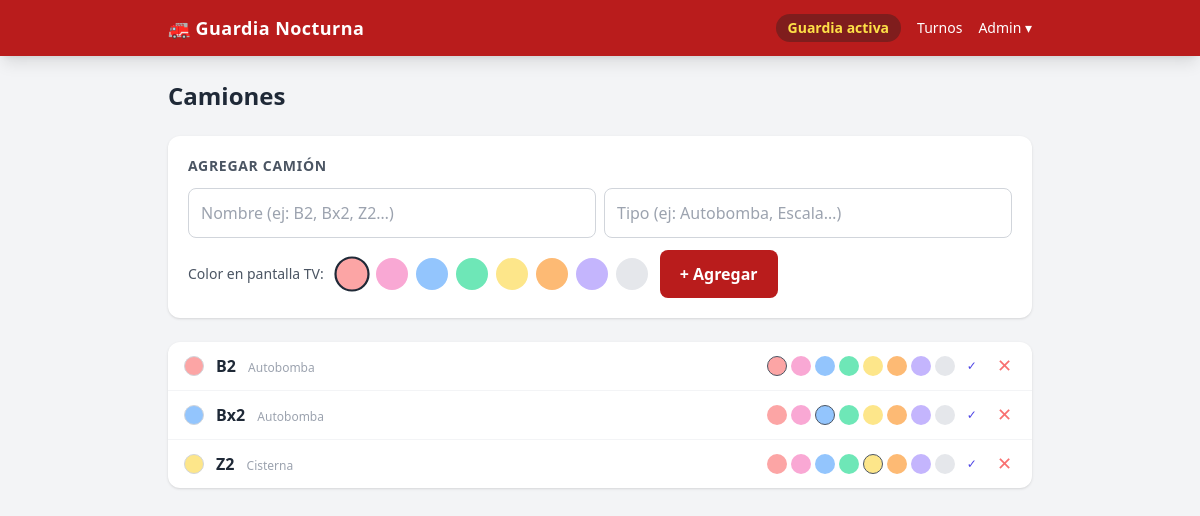
/admin/camiones, run on the app's committed database.
### tables this page shows
CREATE TABLE trucks (
                id   INTEGER PRIMARY KEY AUTOINCREMENT,
                name TEXT NOT NULL,
                type TEXT
            , color TEXT DEFAULT '#93c5fd');

### guardia/routers/trucks.py (the view)
@router.get("/camiones")
def list_trucks(request: Request):
    with get_db() as conn:
        trucks = conn.execute("SELECT * FROM trucks ORDER BY name").fetchall()
        active = get_active_shift(conn)
        return templates.TemplateResponse(
            "admin/trucks.html",
            {"request": request, "trucks": trucks, "active_shift": active, "truck_colors": TRUCK_COLORS},
        )

### templates/admin/trucks.html (shortened to what this page needs)
{% extends "base.html" %}
{% block content %}
<div class="flex items-center justify-between mb-6">
  <h1 class="text-2xl font-bold text-gray-800">Camiones</h1>
</div>
<div class="bg-white rounded-xl shadow p-5 mb-6">
  <h2 class="text-sm font-semibold text-gray-600 uppercase tracking-wider mb-3">Agregar camión</h2>
  <form method="POST" action="/admin/camiones/nuevo" class="space-y-3">
    <div class="flex gap-2 flex-wrap">
      <input type="text" name="name" required placeholder="Nombre (ej: B2, Bx2, Z2…)"
             class="flex-1 min-w-[160px] border border-gray-300 rounded-lg px-3 py-3 text-base focus:outline-none focus:ring-2 focus:ring-red-500">
      <input type="text" name="type" placeholder="Tipo (ej: Autobomba, Escala…)"
             class="flex-1 min-w-[140px] border border-gray-300 rounded-lg px-3 py-3 text-base focus:outline-none focus:ring-2 focus:ring-red-500">
    </div>
    <div class="flex items-center gap-3 flex-wrap">
      <span class="text-sm text-gray-600">Color en pantalla TV:</span>
      <div class="flex gap-2 flex-wrap">
        {% for hex, label in truck_colors %}
        <label class="cursor-pointer group" title="{{ label }}">
          <div class="w-8 h-8 rounded-full border-2 border-transparent group-has-[:checked]:border-gray-800 group-has-[:checked]:scale-110 transition"
               style="background-color: {{ hex }};"></div>
        </label>
        {% endfor %}
      </div>
      <button type="submit"
              class="bg-red-700 text-white px-5 py-3 rounded-lg font-semibold hover:bg-red-800 active:scale-95 transition">
        + Agregar
      </button>
    </div>
  </form>
</div>
{% if trucks %}
<div class="bg-white rounded-xl shadow overflow-hidden">
  <div class="divide-y divide-gray-100">
    {% for truck in trucks %}
    <div class="flex items-center px-4 py-3 gap-3">
      <div class="w-5 h-5 rounded-full border border-gray-300 shrink-0"
           style="background-color: {{ truck['color'] or '#93c5fd' }};"></div>
      <div class="flex-1">
        <span class="font-semibold text-gray-800">{{ truck['name'] }}</span>
        {% if truck['type'] %}
        <span class="ml-2 text-xs text-gray-400">{{ truck['type'] }}</span>
        {% endif %}
      </div>
      <form method="POST" action="/admin/camiones/{{ truck['id'] }}/color" class="flex items-center gap-1">
        <div class="flex gap-1">
          {% for hex, label in truck_colors %}
          <label class="cursor-pointer group" title="{{ label }}">
            <div class="w-5 h-5 rounded-full border border-transparent group-has-[:checked]:border-gray-600 transition cursor-pointer hover:scale-110"
                 style="background-color: {{ hex }};"></div>
          </label>
          {% endfor %}
        </div>
        <button type="submit" class="text-xs text-indigo-600 hover:text-indigo-800 ml-1 px-1" title="Guardar color">✓</button>
      </form>
      <form method="POST" action="/admin/camiones/{{ truck['id'] }}/eliminar"
            onsubmit="return confirm('¿Eliminar {{ truck['name'] }}?')">
        <button type="submit" class="text-red-400 hover:text-red-700 text-lg px-1 leading-none" title="Eliminar">✕</button>
      </form>
    </div>
    {% endfor %}
  </div>
</div>
{% else %}
<div class="bg-white rounded-xl shadow p-8 text-center text-gray-500">
  No hay camiones configurados.
</div>
{% endif %}
{% endblock %}

### data on the page
trucks: name "B2", type "Autobomba"
trucks: name "Bx2", type "Autobomba"
trucks: name "Z2", type "Cisterna"
